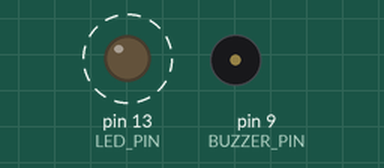
Recording of a sketch running on a simulated Arduino Uno, built with avr-gcc and run on an emulated ATmega328P. Shown: output pins drawn as LEDs (lit = HIGH), buzzer (waves = sounding, pin HIGH). Dashed ring = blinking. What the sketch prints to the serial monitor is not drawn.

Above: at 1.2 s.
Timing chart, 0 to 4.9 s (numbered marks = the images above):
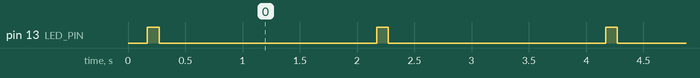

The sketch:

uno_node.ino
```cpp
/*
 * uno_node.ino — SMART-LINK C++ Firmware for Arduino Uno (NODE_ID = 0)
 * =====================================================================
 * Fits inside 2 KB SRAM / 32 KB Flash using `smartlink_core.h` with
 * SL_NO_FM_RX and SL_MAX_FRAME=120.
 *
 * Transports:
 *   - USB Serial (38400 baud) — plug directly into HP ProBook / HP Victus / Pi via USB
 *   - SoftwareSerial D10 (RX) / D11 (TX) @ 38400 baud — wired daisy-chain to ESP32
 *     (Remember: 1kOhm + 2kOhm voltage divider on D11 -> ESP32 GPIO16!)
 */

#include <Arduino.h>
#include <SoftwareSerial.h>
#define SL_NO_FM_RX
#define SL_MAX_FRAME 120
#include "smartlink_core.h"

#define NODE_ID     0
#define NODE_NAME   "Arduino-Uno"
#define NODE_ROLE   "origin"
#define CARRIER_IDX 0          // 0 = 75 kHz (750 Hz piezo tone)

#define LINK_RX_PIN 10
#define LINK_TX_PIN 11
#define BUZZER_PIN  9
#define LED_PIN     13
#define LINK_BAUD   38400

static SoftwareSerial linkSerial(LINK_RX_PIN, LINK_TX_PIN);
static SlLineDec usbDec, linkDec;
static uint8_t frameBuf[SL_MAX_FRAME];
static uint16_t mySeq = 1;
static uint32_t lastHbMs = 0;
static bool inHandle = false;

static void handleFrame(const uint8_t* raw, uint16_t len);

static void pollRx() {
  if (inHandle) return;
  while (Serial.available() > 0) {
    char c = (char)Serial.read();
    uint16_t n = sl_dec_feed(&usbDec, c);
    if (n) {
      inHandle = true;
      handleFrame(usbDec.buf, n);
      inHandle = false;
    }
  }
}

static void emitLine(const uint8_t* f, uint16_t len) {
  Serial.print(F("SL1 "));
  for (uint16_t i = 0; i < len; i++) {
    Serial.write(sl_hexc(f[i] >> 4));
    Serial.write(sl_hexc(f[i] & 15));
  }
  Serial.println();
  Serial.flush();

  linkSerial.print(F("SL1 "));
  for (uint16_t i = 0; i < len; i++) {
    linkSerial.write(sl_hexc(f[i] >> 4));
    linkSerial.write(sl_hexc(f[i] & 15));
  }
  linkSerial.println();
  pollRx();
}


static void sendHeartbeat() {
  char pay[36];
  int plen = snprintf(pay, sizeof(pay), "%s|%s|%u|", NODE_NAME, NODE_ROLE, (unsigned)SL_CAP_UART);
  uint16_t len = sl_build(frameBuf, sizeof(frameBuf), SL_T_HB, SL_HB_TTL, mySeq++, NODE_ID,
                          SL_BROADCAST, nullptr, 0, (const uint8_t*)pay, (uint8_t)plen);
  if (!len) return;
  len = sl_append_hop(frameBuf, len, sizeof(frameBuf), NODE_ID, CARRIER_IDX);
  if (len) {
    digitalWrite(LED_PIN, HIGH);
    emitLine(frameBuf, len);
    uint32_t t0 = millis();
    while (millis() - t0 < 40) pollRx();
    digitalWrite(LED_PIN, LOW);
  }
}

static void handleFrame(const uint8_t* raw, uint16_t len) {
  SlView v;
  if (!sl_parse(raw, len, &v)) return;
  if (v.src == NODE_ID) return;

  if (v.type == SL_T_MSG && (v.dst == NODE_ID || v.dst == SL_BROADCAST)) {
    int ok = sl_verify(raw, &v);
    digitalWrite(LED_PIN, HIGH);
    tone(BUZZER_PIN, (unsigned int)(SL_CARRIERS_KHZ[CARRIER_IDX] * 10), 60);
    if (ok) {
      // Decrypt payload in-place in frameBuf and print human-readable confirmation
      uint8_t mlen = v.L < 64 ? v.L : 64;
      memcpy(frameBuf, raw + v.off_payload, mlen);
      sl_crypt(v.src, v.seq, frameBuf, mlen);
      frameBuf[mlen] = '\0';
      Serial.print(F("[Arduino-Uno RX] seq="));
      Serial.print(v.seq);
      Serial.print(F(" msg=\""));
      Serial.print((const char*)frameBuf);
      Serial.println(F("\" | STATUS: SUCCESS 400"));

      // Send ACK back to source
      uint8_t ackPay[4] = {(uint8_t)(v.seq >> 8), (uint8_t)v.seq,
                           (uint8_t)(SL_CODE_SUCCESS >> 8), (uint8_t)SL_CODE_SUCCESS};
      uint8_t rt[4] = {NODE_ID, CARRIER_IDX, v.src, CARRIER_IDX};
      uint16_t alen = sl_build(frameBuf, sizeof(frameBuf), SL_T_ACK, 0, mySeq++, NODE_ID, v.src,
                               rt, 2, ackPay, 4);
      alen = sl_append_hop(frameBuf, alen, sizeof(frameBuf), NODE_ID, CARRIER_IDX);
      if (alen) emitLine(frameBuf, alen);
    } else {
      Serial.println(F("[Arduino-Uno RX] TAMPER | STATUS: ERROR 401"));
    }
    for (int b = 0; b < 3; b++) {
      digitalWrite(LED_PIN, HIGH);
      delay(140);
      digitalWrite(LED_PIN, LOW);
      delay(80);
    }
  }
}

void setup() {
  Serial.begin(LINK_BAUD);
  linkSerial.begin(LINK_BAUD);
  pinMode(LINK_RX_PIN, INPUT_PULLUP);
  pinMode(LED_PIN, OUTPUT);
  pinMode(BUZZER_PIN, OUTPUT);
  sl_dec_init(&usbDec);
  sl_dec_init(&linkDec);
  sendHeartbeat();
}

void loop() {
  pollRx();
  while (linkSerial.available() > 0) {
    uint16_t n = sl_dec_feed(&linkDec, (char)linkSerial.read());
    if (n) handleFrame(linkDec.buf, n);
  }
  if (millis() - lastHbMs >= 2000) {
    lastHbMs = millis();
    sendHeartbeat();
  }
}
```

Source omitted: smartlink_core.h (23544 bytes)

Measured:
- by itself, pin 13 (LED_PIN): alternates HIGH for 0.10 s and LOW for 1.9 s
